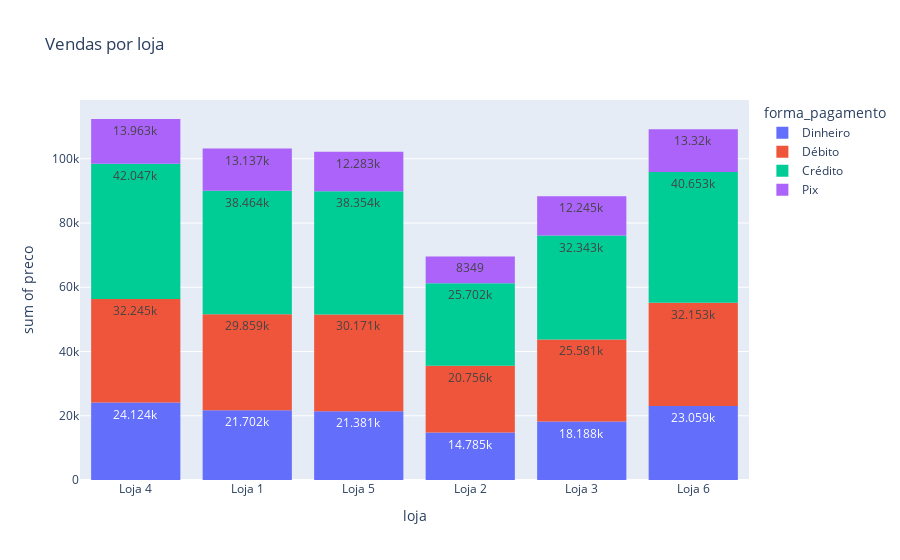

Here is the notebook cell this chart was saved with:
### Code cell
px.histogram(data_base, x='loja', y='preco', title="Vendas por loja", text_auto=True, color="forma_pagamento")

### Figure 1 — Plotly figure (JSON) as saved in the notebook; plotly's stock layout.template omitted (floating-point values rounded to 4 significant figures; data arrays with more than 128 entries replaced by an {"elided": "..."} marker saying what was removed)
{"data": [{"alignmentgroup": "True", "bingroup": "x", "histfunc": "sum", "hovertemplate": "forma_pagamento=Dinheiro<br>loja=%{x}<br>sum of preco=%{y}<extra></extra>", "legendgroup": "Dinheiro", "marker": {"color": "#636efa", "pattern": {"shape": ""}}, "name": "Dinheiro", "offsetgroup": "Dinheiro", "orientation": "v", "showlegend": true, "texttemplate": "%{value}", "type": "histogram", "x": {"elided": "14709 str values"}, "xaxis": "x", "y": {"elided": "14709 int values"}, "yaxis": "y"}, {"alignmentgroup": "True", "bingroup": "x", "histfunc": "sum", "hovertemplate": "forma_pagamento=Débito<br>loja=%{x}<br>sum of preco=%{y}<extra></extra>", "legendgroup": "Débito", "marker": {"color": "#EF553B", "pattern": {"shape": ""}}, "name": "Débito", "offsetgroup": "Débito", "orientation": "v", "showlegend": true, "texttemplate": "%{value}", "type": "histogram", "x": {"elided": "20427 str values"}, "xaxis": "x", "y": {"elided": "20427 int values"}, "yaxis": "y"}, {"alignmentgroup": "True", "bingroup": "x", "histfunc": "sum", "hovertemplate": "forma_pagamento=Crédito<br>loja=%{x}<br>sum of preco=%{y}<extra></extra>", "legendgroup": "Crédito", "marker": {"color": "#00cc96", "pattern": {"shape": ""}}, "name": "Crédito", "offsetgroup": "Crédito", "orientation": "v", "showlegend": true, "texttemplate": "%{value}", "type": "histogram", "x": {"elided": "26063 str values"}, "xaxis": "x", "y": {"elided": "26063 int values"}, "yaxis": "y"}, {"alignmentgroup": "True", "bingroup": "x", "histfunc": "sum", "hovertemplate": "forma_pagamento=Pix<br>loja=%{x}<br>sum of preco=%{y}<extra></extra>", "legendgroup": "Pix", "marker": {"color": "#ab63fa", "pattern": {"shape": ""}}, "name": "Pix", "offsetgroup": "Pix", "orientation": "v", "showlegend": true, "texttemplate": "%{value}", "type": "histogram", "x": {"elided": "8801 str values"}, "xaxis": "x", "y": {"elided": "8801 int values"}, "yaxis": "y"}], "layout": {"barmode": "relative", "legend": {"title": {"text": "forma_pagamento"}, "tracegroupgap": 0}, "title": {"text": "Vendas por loja"}, "xaxis": {"anchor": "y", "domain": [0, 1], "title": {"text": "loja"}}, "yaxis": {"anchor": "x", "domain": [0, 1], "title": {"text": "sum of preco"}}}}
